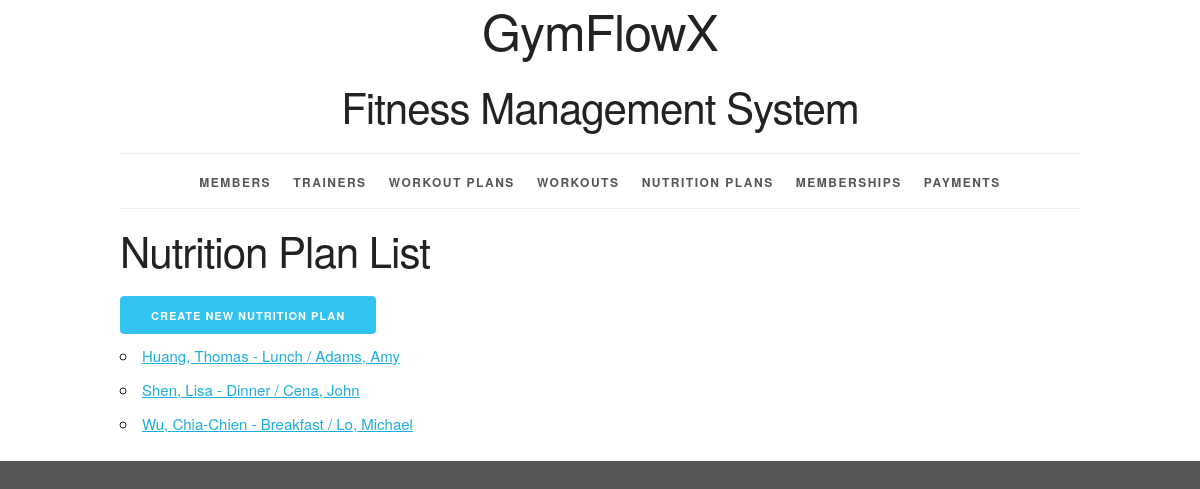
The page /nutritionplan/ on the database as committed earlier.
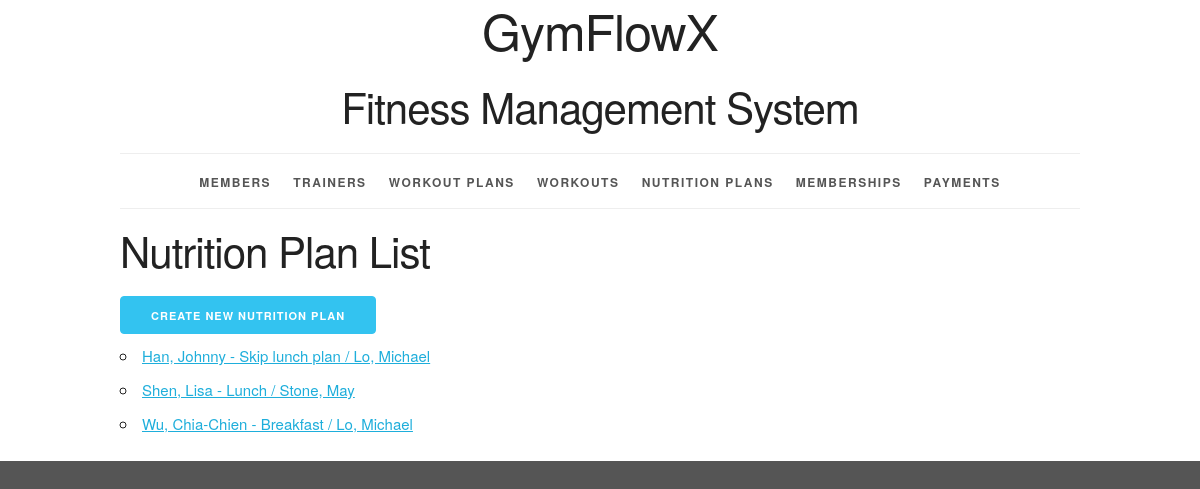
The same page on the database as committed later.
### workoutinfo/models.py (models this page shows, shortened)
class NutritionPlan(models.Model):
    TIME_CHOICES = [
        ('breakfast', 'BREAKFAST'),
        ('lunch', 'LUNCH'),
        ('dinner', 'DINNER'),
    ]
    nutrition_plan_id = models.AutoField(primary_key=True)
    name = models.CharField(max_length=255)
    description = models.TextField()
    member = models.ForeignKey(Member, related_name='nutritionplans', on_delete=models.PROTECT)
    trainer = models.ForeignKey(Trainer, related_name='nutritionplans', on_delete=models.PROTECT)
    def __str__(self):
        return f"{self.member} - {self.name} / {self.trainer}"
    def get_absolute_url(self):
        return reverse('workoutinfo_nutritionplan_detail_urlpattern',
                       kwargs={'pk': self.pk}
                       )
    class Meta:
        ordering = ['member', 'name', 'trainer']
        constraints = [
            UniqueConstraint(fields=['member', 'name'], name='unique_nutritionplan')
        ]

class Member(models.Model):
    MALE = 'M'
    FEMALE = 'F'
    OTHER = 'O'
    GENDER_CHOICES = [
        (MALE, 'Male'),
        (FEMALE, 'Female'),
        (OTHER, 'Other'),
    ]
    member_id = models.AutoField(primary_key=True)
    first_name = models.CharField(max_length=45)
    last_name = models.CharField(max_length=45)
    disambiguator = models.CharField(max_length=45, blank=True, default='')
    gender = models.CharField(max_length=1, choices=GENDER_CHOICES)
    phone_number = models.CharField(
        max_length=15,
        validators=[RegexValidator(
            r'^\+?\d{9,15}$',
            'Enter a valid phone number.'
        )]
    )
    def __str__(self):
        if self.disambiguator == '':
            return '%s, %s' % (self.last_name, self.first_name)
        else:
            result = '%s, %s (%s)' % (self.last_name, self.first_name, self.disambiguator)
        return result
    class Meta:
        ordering = ['last_name', 'first_name', 'disambiguator']
        constraints = [
            models.UniqueConstraint(fields=['last_name', 'first_name', 'phone_number'], name='unique_member')
        ]

class Trainer(models.Model):
    GENDER_CHOICES = [
        ('M', 'Male'),
        ('F', 'Female'),
        ('O', 'Other'),
    ]
    member_id = models.AutoField(primary_key=True)
    first_name = models.CharField(max_length=45)
    last_name = models.CharField(max_length=45)
    disambiguator = models.CharField(max_length=45, blank=True, default='')
    gender = models.CharField(max_length=1, choices=GENDER_CHOICES)
    phone_number = models.CharField(
        max_length=15,
        validators=[RegexValidator(
            r'^\+?\d{9,15}$',
            'Enter a valid phone number.'
        )]
    )
    def __str__(self):
        if self.disambiguator == '':
            return '%s, %s' % (self.last_name, self.first_name)
        else:
            result = '%s, %s (%s)' % (self.last_name, self.first_name, self.disambiguator)
        return result
    class Meta:
        ordering = ['last_name', 'first_name', 'disambiguator']
        constraints = [
            UniqueConstraint(fields=['last_name', 'first_name', 'phone_number'], name='unique_trainer')
        ]

### workoutinfo/views.py (the view)
class NutritionPlanList(View):
    def get(self, request):
        return render(
            request,
            'workoutinfo/nutritionplan_list.html',
            {'nutritionplan_list': NutritionPlan.objects.all()}
        )

### workoutinfo/templates/workoutinfo/nutritionplan_list.html (shortened to what this page needs)
{% extends 'workoutinfo/base.html' %}
{% block content %}
    <h2>Nutrition Plan List</h2>
    <div>
      <a href="{% url 'workoutinfo_nutritionplan_create_urlpattern' %}"
      class="button button-primary">
        Create New Nutrition Plan</a>
    </div>
    <ul>
        {% for nutritionplan in nutritionplan_list %}
            <li>
                <a href="{{ nutritionplan.get_absolute_url }}">{{ nutritionplan }}</a>
            </li>
        {% empty %}
            <li><em>There are currently no nutrition plans available.</em></li>
        {% endfor %}
    </ul>
{% endblock %}

Rows that differ between the two databases and show on the page:
removed NutritionPlan: member+name+trainer "Huang, Thomas - Lunch / Adams, Amy"
removed NutritionPlan: member+name+trainer "Shen, Lisa - Dinner / Cena, John"
added NutritionPlan: member+name+trainer "Han, Johnny - Skip lunch plan / Lo, Michael"
added NutritionPlan: member+name+trainer "Shen, Lisa - Lunch / Stone, May"
